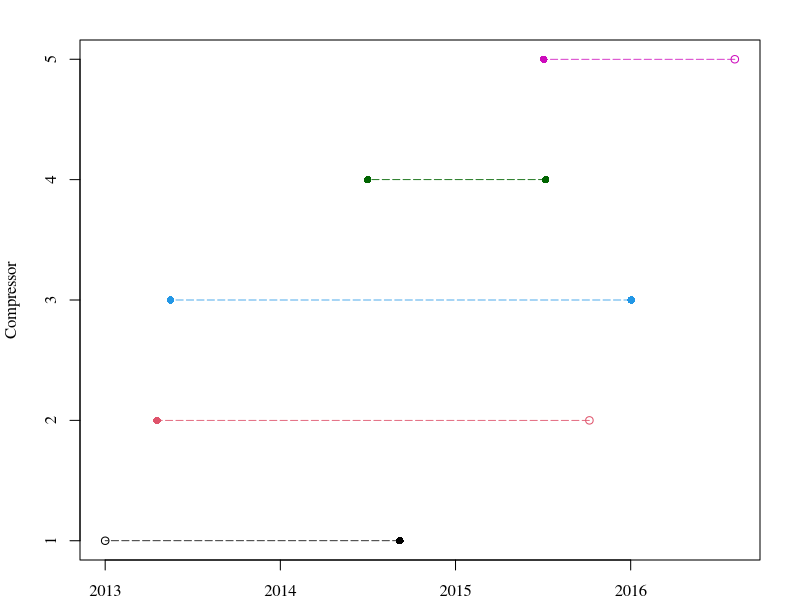

The R source for this figure:
## ---- chunk 1
knitr::opts_chunk$set(echo = TRUE)
## ---- chunk 2

Inicio =c("01/01/2013", "19/04/2013", 
                   "17/05/2013", "02/07/2014", "04/07/2015")

Fim = c("07/09/2014", "07/10/2015", 
                 "02/01/2016", "08/07/2015","05/08/2016")

`Tempo (dias)` = as.Date(Fim, format = "%d/%m/%Y") - as.Date(Inicio, format = "%d/%m/%Y")

Fabricante = c("Helmholtz Ltda.", "Helmholtz Ltda.", "Helmholtz Ltda.", "Gibbs S/A", "Gibbs S/A")

`Comentários` = c("Início real anterior a 2013", "Algo entre os dias 6 e 8", "", "", "Ainda em operação")

tabela = cbind(Inicio, Fim, `Tempo (dias)`, Fabricante, `Comentários`)

knitr::kable(tabela, caption = "Histórico de falha dos compressores")
## ---- chunk 3
par(mar = c(2,4,2,2), family = "serif")
plot(c(as.Date(Fim, format = "%d/%m/%Y"), as.Date(Inicio, format = "%d/%m/%Y")), 
     rep(1:5, times = 2),
     pch = c(16, 1, 16, 16, 1, 1, 16, 16, 16, 16),
     col = rep(c(1, 2, 4, "darkgreen", 6), times = 2),
     xlab = "Ano", ylab = "Compressor")

for (i in 1:5) {
    
    lines(x = c(as.Date(Fim[i], format = "%d/%m/%Y"), 
                as.Date(Inicio[i], format = "%d/%m/%Y")), 
          y = c(i,i), col = c(1, 2, 4, "darkgreen", 6)[i], lty = 5, lwd = 0.8)
    
}
## ---- chunk 4
library(survival) # Carrega o pacote de funções 'Survival'
## ---- chunk 5
tempo   = c(55, 61, 74, 81, 93, 122, 138, 151, 168, 202, 230, 238)
censura = c( 1, 0, 1, 1, 0, 0, 1, 1, 1, 0, 0, 0)

conf.data = Surv(time = tempo, event = censura)

print(conf.data) # Retorna no console o objeto 'conf.data'
